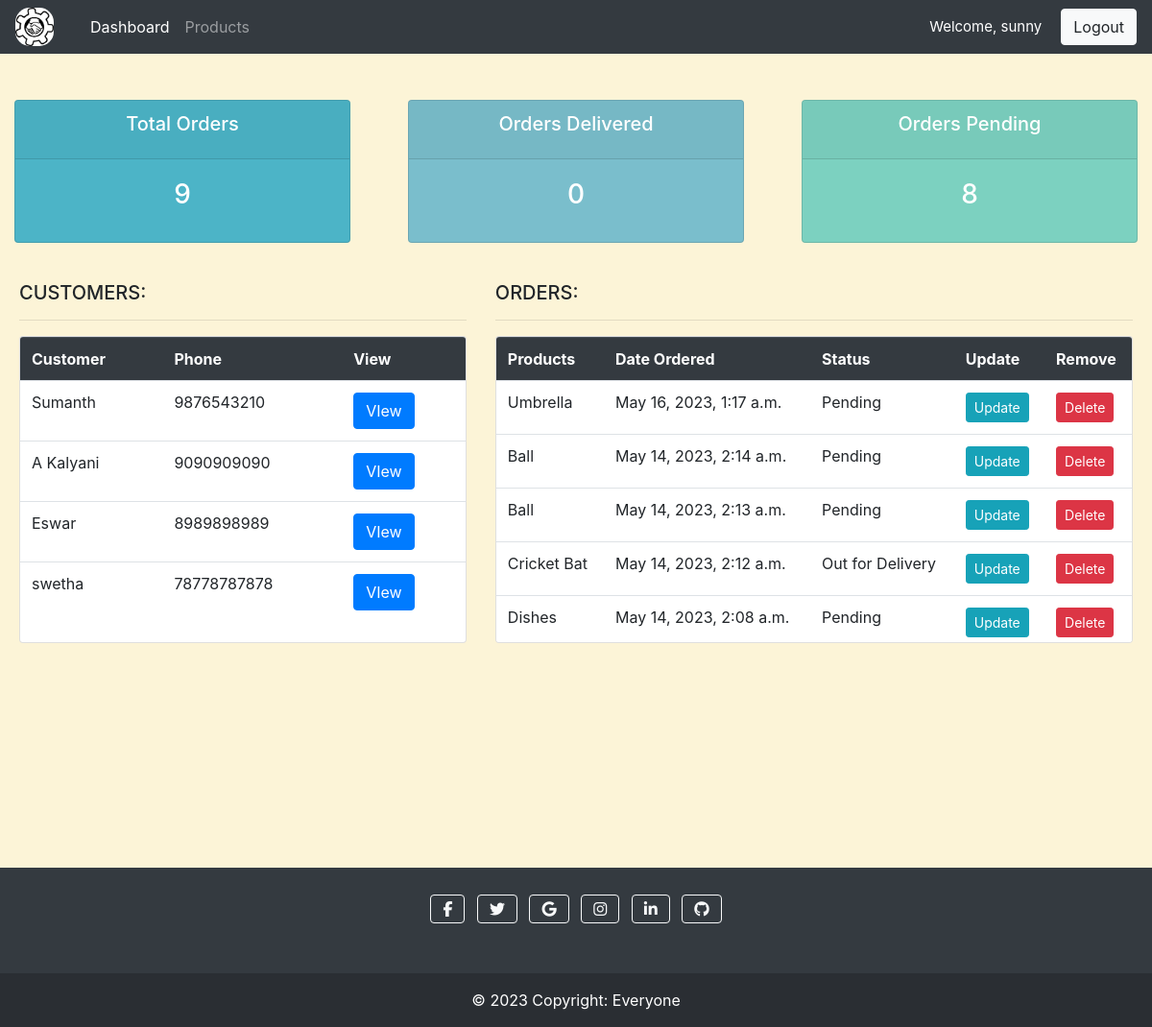
The app's page / (signed in) with its own data.
### accounts/models.py (models this page shows, shortened)
class Customer(models.Model):
    user= models.OneToOneField(User, null= True,blank= True,on_delete=models.CASCADE)
    name= models.CharField(max_length=200, null= True)
    phone= models.CharField(max_length=200, null= True)
    email= models.CharField(max_length=200, null= True)
    profile_pic= models.ImageField(null=True, blank=True)
    date_created= models.DateTimeField(auto_now_add=True, null= True)

class Order(models.Model):
    STATUS=(
            ('Pending', 'Pending'),
            ('Out for Delivery', 'Out for Delivery'),
            ('Delivered', 'Delivery')
        )
    customer= models.ForeignKey(Customer, on_delete=models.SET_NULL, null=True)
    product= models.ForeignKey(Product, on_delete= models.SET_NULL, null=True)
    date_created= models.DateTimeField(auto_now_add=True, null= True)
    status= models.CharField(max_length=200, null= True, choices=STATUS)
    note= models.TextField(max_length=1000, null= True, blank=True)

class Product(models.Model):
    CATEGORY=(
            ('Indoor','Indoor'),
            ('Outdoor', 'Outdoor')
         )
    name= models.CharField(max_length=200, null= True)
    price= models.FloatField(null=True)
    category= models.CharField(max_length=200, null= True, choices=CATEGORY)
    description= models.CharField(max_length=200, null= True, blank= True)
    date_created= models.DateTimeField(auto_now_add=True, null= True)
    tag= models.ManyToManyField(Tag)
    def __str__(self):
        return self.name

### accounts/decorators.py (the view)
    def wrapper_function(request, *args, **kwargs):
        group= None
        if(request.user.groups.exists()):
            group= request.user.groups.all()[0].name
        if group=='customer':
            return redirect('user-page')
        if group== 'admin':
            return view_func(request, *args, **kwargs)

### accounts/views.py (called while the page is built)
@login_required(login_url='login')
@admin_only
def home(request):
    orders= Order.objects.all()
    lastest_orders= Order.objects.order_by('-date_created')
    customers= Customer.objects.all()
    total_customers= customers.count()
    total_orders= orders.count()
    delivered= orders.filter(status='Delivered').count()
    pending= orders.filter(status='Pending').count()
    context= {'latest_orders':lastest_orders, 'customers':customers, 'total_orders':total_orders, 'delivered':delivered, 'pending':pending}
    return render(request, 'accounts/dashboard.html', context)

### accounts/templates/accounts/dashboard.html (shortened to what this page needs)
{% extends 'accounts/main.html' %}
{% block content %}
{% include 'accounts/status.html' %}
    <br>
    <div class="row" style="margin-right: 5px; margin-left: 5px;">
        <div class="col-md-5">
            <h5>CUSTOMERS:</h5>
            <hr>
            <div class="card p-0 justify-content-evenly" style="height:320px; overflow:scroll;">
                <table class="table">
                    <tr class="thead-dark" style="position: sticky; top: 0; z-index: 10;">
                        <th>Customer</th>
                        <th>Phone</th>
                        <th>View</th>
                    </tr>
                    {% for i in customers %}
                        <tr>
                            <td>{{i.name}}</td>
                            <td>{{i.phone}}</td>
                            <td><a class="btn btn-primary" href="{% url 'customer' i.id %}">VIew</a></td>
                        </tr>
                    {% endfor %}
                </table>
            </div>
        </div>
        <div class="col-md-7">
            <h5> ORDERS:</h5>
            <hr>
            <div class="card padding: 0" style="height:320px; overflow:scroll;">
                <table class="table">
                    <tr class="thead-dark" style="position: sticky; top: 0; z-index: 10;">
                        <th>Products</th>
                        <th>Date Ordered</th>
                        <th>Status</th>
                        <th>Update</th>
                        <th>Remove</th>
                    </tr>
                    {% for i in latest_orders %}
                        <tr>
                            <td>{{i.product}}</td>
                            <td>{{i.date_created}}</td>
                            <td>{{i.status}}</td>
                            <td><a class="btn btn-info btn-sm" href="{% url 'update_order' i.id %}">Update</a></td>
                            <td><a class="btn btn-danger btn-sm" href="{% url 'delete_order' i.id %}">Delete</a></td>
                        </tr>
                    {% endfor %}
                </table>
            </div>
        </div>
    </div>
{% endblock content %}

### accounts/templates/accounts/navbar.html (shortened to what this page needs)
{% load static %}
<dark class="navbar navbar-expand-lg navbar-dark bg-dark">
    <img src="{% static '/images/icon.png' %}" style="width:40px; border-radius:15px; margin-right:30px;"></img>
    <div class="collapse navbar-collapse" id="navbarNav">
      <ul class="navbar-nav">
        {% if request.user.is_staff %}
          <li class="nav-item active">
            <a class="nav-link" href="{% url 'home' %}">Dashboard</a>
          </li>
          <li class="nav-item">
            <a class="nav-link" href="{% url 'products' %}">Products</a>
          </li>
        {% else %}
        <li class="nav-item">
          <a class="nav-link" href="{% url 'account' %}">Account</a>
        </li>
        {% endif %}
      </ul>
    </div>
    <span id="hello-msg">Welcome, {{request.user}}</span>
    <span><a href="{% url 'logout' %}" class="btn btn-light" >Logout</a></span>
  </dark>

### accounts/templates/accounts/main.html (style rules this page uses)
* { margin: 0; padding: 0; box-sizing: border-box; }
body { background-color: #fcf4d7; }

### accounts/templates/accounts/navbar.html (style rules this page uses)
#hello-msg { color: #fff; padding-right: 20px; font-size: 15px; }

### records on screen
Customer: name "Sumanth", phone "9876543210"
Customer: name "A Kalyani", phone "9090909090"
Customer: name "Eswar", phone "8989898989"
Customer: name "swetha", phone "78778787878"
Order: product "Umbrella", date_created "May 16, 2023, 1:17 a.m.", status "Pending"
Order: product "Ball", date_created "May 14, 2023, 2:14 a.m.", status "Pending"
Order: product "Ball", date_created "May 14, 2023, 2:13 a.m.", status "Pending"
Order: product "Cricket Bat", date_created "May 14, 2023, 2:12 a.m.", status "Out for Delivery"
Order: product "Dishes", date_created "May 14, 2023, 2:08 a.m.", status "Pending"

### other values on screen
{{ request.user }} "sunny"
{{ total_orders }} "9"
{{ delivered }} "0"
{{ pending }} "8"
